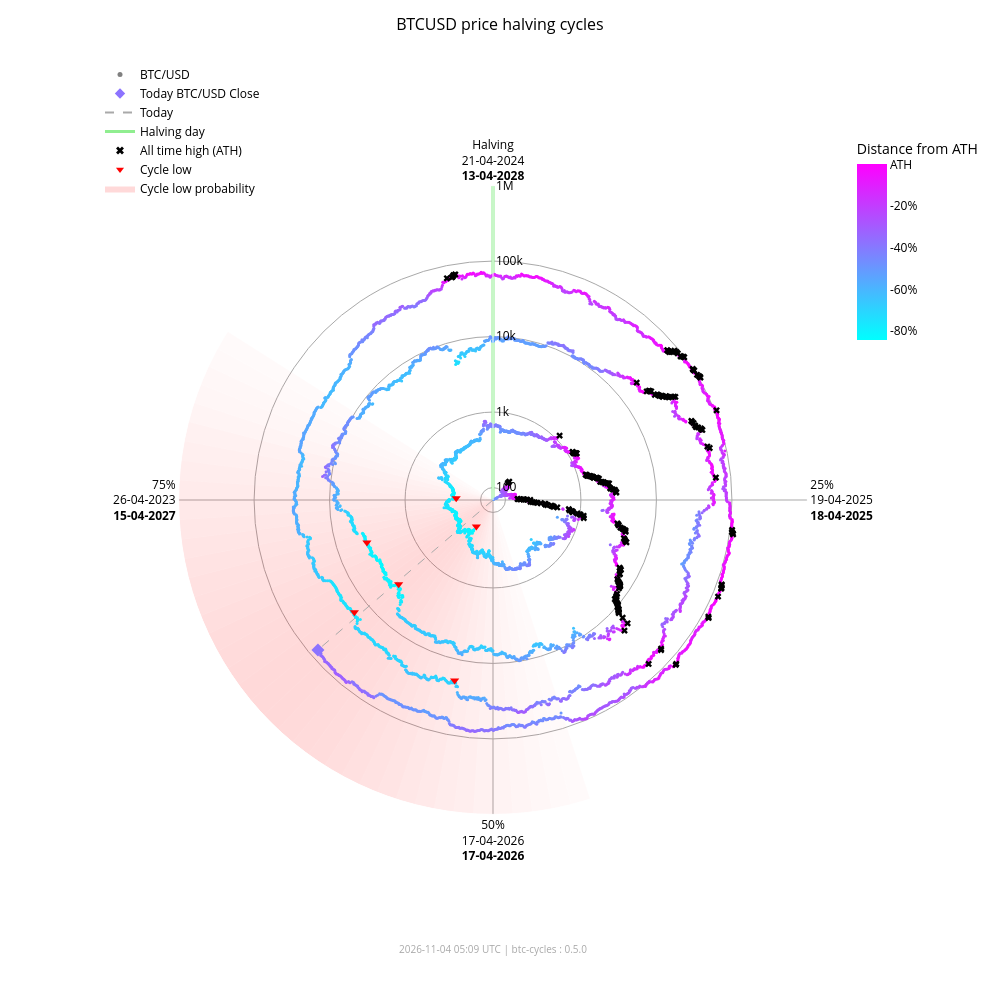

Source (notebook cell):
### Markdown cell above
### Interactive chart (plotly)

### Code cell
fig_interactive = btc.plot(
    kind="interactive",
    from_date="2012-11-28",
)
# plotly config for interactivity
config = {"scrollZoom": True, "displayModeBar": True}
# display in notebook
fig_interactive.show(config=config)

### Figure 1 — Plotly figure (JSON) as saved in the notebook; plotly's stock layout.template omitted (floating-point values rounded to 4 significant figures; data arrays with more than 128 entries replaced by an {"elided": "..."} marker saying what was removed)
{"data": [{"fill": "toself", "fillcolor": "rgba(255,0,0,0.018306980149439524)", "hoverinfo": "skip", "line": {"width": 0}, "mode": "lines", "r": [68.43, 1000000, 1000000, 68.43, 68.43], "showlegend": false, "theta": [162.0, 162.0, 165.6, 165.6, 162.0], "type": "scatterpolar"}, {"fill": "toself", "fillcolor": "rgba(255,0,0,0.02405911634527998)", "hoverinfo": "skip", "line": {"width": 0}, "mode": "lines", "r": [68.43, 1000000, 1000000, 68.43, 68.43], "showlegend": false, "theta": [165.6, 165.6, 169.2, 169.2, 165.6], "type": "scatterpolar"}, {"fill": "toself", "fillcolor": "rgba(255,0,0,0.030803449372254352)", "hoverinfo": "skip", "line": {"width": 0}, "mode": "lines", "r": [68.43, 1000000, 1000000, 68.43, 68.43], "showlegend": false, "theta": [169.2, 169.2, 172.8, 172.8, 169.2], "type": "scatterpolar"}, {"fill": "toself", "fillcolor": "rgba(255,0,0,0.03847233586005252)", "hoverinfo": "skip", "line": {"width": 0}, "mode": "lines", "r": [68.43, 1000000, 1000000, 68.43, 68.43], "showlegend": false, "theta": [172.8, 172.8, 176.4, 176.4, 172.8], "type": "scatterpolar"}, {"fill": "toself", "fillcolor": "rgba(255,0,0,0.04694405159551339)", "hoverinfo": "skip", "line": {"width": 0}, "mode": "lines", "r": [68.43, 1000000, 1000000, 68.43, 68.43], "showlegend": false, "theta": [176.4, 176.4, 180.0, 180.0, 176.4], "type": "scatterpolar"}, {"fill": "toself", "fillcolor": "rgba(255,0,0,0.05605603979818329)", "hoverinfo": "skip", "line": {"width": 0}, "mode": "lines", "r": [68.43, 1000000, 1000000, 68.43, 68.43], "showlegend": false, "theta": [180.0, 180.0, 183.6, 183.6, 180.0], "type": "scatterpolar"}, {"fill": "toself", "fillcolor": "rgba(255,0,0,0.06562330627802694)", "hoverinfo": "skip", "line": {"width": 0}, "mode": "lines", "r": [68.43, 1000000, 1000000, 68.43, 68.43], "showlegend": false, "theta": [183.6, 183.6, 187.2, 187.2, 183.6], "type": "scatterpolar"}, {"fill": "toself", "fillcolor": "rgba(255,0,0,0.07545707932574237)", "hoverinfo": "skip", "line": {"width": 0}, "mode": "lines", "r": [68.43, 1000000, 1000000, 68.43, 68.43], "showlegend": false, "theta": [187.2, 187.2, 190.8, 190.8, 187.2], "type": "scatterpolar"}, {"fill": "toself", "fillcolor": "rgba(255,0,0,0.08537841060169407)", "hoverinfo": "skip", "line": {"width": 0}, "mode": "lines", "r": [68.43, 1000000, 1000000, 68.43, 68.43], "showlegend": false, "theta": [190.8, 190.8, 194.4, 194.4, 190.8], "type": "scatterpolar"}, {"fill": "toself", "fillcolor": "rgba(255,0,0,0.09522272137134848)", "hoverinfo": "skip", "line": {"width": 0}, "mode": "lines", "r": [68.43, 1000000, 1000000, 68.43, 68.43], "showlegend": false, "theta": [194.4, 194.4, 198.0, 198.0, 194.4], "type": "scatterpolar"}, {"fill": "toself", "fillcolor": "rgba(255,0,0,0.10483418800389058)", "hoverinfo": "skip", "line": {"width": 0}, "mode": "lines", "r": [68.43, 1000000, 1000000, 68.43, 68.43], "showlegend": false, "theta": [198.0, 198.0, 201.6, 201.6, 198.0], "type": "scatterpolar"}, {"fill": "toself", "fillcolor": "rgba(255,0,0,0.11405248627197925)", "hoverinfo": "skip", "line": {"width": 0}, "mode": "lines", "r": [68.43, 1000000, 1000000, 68.43, 68.43], "showlegend": false, "theta": [201.6, 201.6, 205.2, 205.2, 201.6], "type": "scatterpolar"}, {"fill": "toself", "fillcolor": "rgba(255,0,0,0.12269756305009562)", "hoverinfo": "skip", "line": {"width": 0}, "mode": "lines", "r": [68.43, 1000000, 1000000, 68.43, 68.43], "showlegend": false, "theta": [205.2, 205.2, 208.8, 208.8, 205.2], "type": "scatterpolar"}, {"fill": "toself", "fillcolor": "rgba(255,0,0,0.13055959037792858)", "hoverinfo": "skip", "line": {"width": 0}, "mode": "lines", "r": [68.43, 1000000, 1000000, 68.43, 68.43], "showlegend": false, "theta": [208.8, 208.8, 212.4, 212.4, 208.8], "type": "scatterpolar"}, {"fill": "toself", "fillcolor": "rgba(255,0,0,0.13740037014073872)", "hoverinfo": "skip", "line": {"width": 0}, "mode": "lines", "r": [68.43, 1000000, 1000000, 68.43, 68.43], "showlegend": false, "theta": [212.4, 212.4, 216.0, 216.0, 212.4], "type": "scatterpolar"}, {"fill": "toself", "fillcolor": "rgba(255,0,0,0.14296927208088228)", "hoverinfo": "skip", "line": {"width": 0}, "mode": "lines", "r": [68.43, 1000000, 1000000, 68.43, 68.43], "showlegend": false, "theta": [216.0, 216.0, 219.6, 219.6, 216.0], "type": "scatterpolar"}, {"fill": "toself", "fillcolor": "rgba(255,0,0,0.14703219887325494)", "hoverinfo": "skip", "line": {"width": 0}, "mode": "lines", "r": [68.43, 1000000, 1000000, 68.43, 68.43], "showlegend": false, "theta": [219.6, 219.6, 223.2, 223.2, 219.6], "type": "scatterpolar"}, {"fill": "toself", "fillcolor": "rgba(255,0,0,0.14940752827264187)", "hoverinfo": "skip", "line": {"width": 0}, "mode": "lines", "r": [68.43, 1000000, 1000000, 68.43, 68.43], "showlegend": false, "theta": [223.2, 223.2, 226.8, 226.8, 223.2], "type": "scatterpolar"}, {"fill": "toself", "fillcolor": "rgba(255,0,0,0.15)", "hoverinfo": "skip", "line": {"width": 0}, "mode": "lines", "r": [68.43, 1000000, 1000000, 68.43, 68.43], "showlegend": false, "theta": [226.8, 226.8, 230.4, 230.4, 226.8], "type": "scatterpolar"}, {"fill": "toself", "fillcolor": "rgba(255,0,0,0.14882314851976614)", "hoverinfo": "skip", "line": {"width": 0}, "mode": "lines", "r": [68.43, 1000000, 1000000, 68.43, 68.43], "showlegend": false, "theta": [230.4, 230.4, 234.0, 234.0, 230.4], "type": "scatterpolar"}, {"fill": "toself", "fillcolor": "rgba(255,0,0,0.14600334989350275)", "hoverinfo": "skip", "line": {"width": 0}, "mode": "lines", "r": [68.43, 1000000, 1000000, 68.43, 68.43], "showlegend": false, "theta": [234.0, 234.0, 237.6, 237.6, 234.0], "type": "scatterpolar"}, {"fill": "toself", "fillcolor": "rgba(255,0,0,0.14176315293000513)", "hoverinfo": "skip", "line": {"width": 0}, "mode": "lines", "r": [68.43, 1000000, 1000000, 68.43, 68.43], "showlegend": false, "theta": [237.6, 237.6, 241.2, 241.2, 237.6], "type": "scatterpolar"}, {"fill": "toself", "fillcolor": "rgba(255,0,0,0.1363869302869166)", "hoverinfo": "skip", "line": {"width": 0}, "mode": "lines", "r": [68.43, 1000000, 1000000, 68.43, 68.43], "showlegend": false, "theta": [241.2, 241.2, 244.8, 244.8, 241.2], "type": "scatterpolar"}, {"fill": "toself", "fillcolor": "rgba(255,0,0,0.13017643696734477)", "hoverinfo": "skip", "line": {"width": 0}, "mode": "lines", "r": [68.43, 1000000, 1000000, 68.43, 68.43], "showlegend": false, "theta": [244.8, 244.8, 248.4, 248.4, 244.8], "type": "scatterpolar"}, {"fill": "toself", "fillcolor": "rgba(255,0,0,0.1234063302665758)", "hoverinfo": "skip", "line": {"width": 0}, "mode": "lines", "r": [68.43, 1000000, 1000000, 68.43, 68.43], "showlegend": false, "theta": [248.4, 248.4, 252.0, 252.0, 248.4], "type": "scatterpolar"}, {"fill": "toself", "fillcolor": "rgba(255,0,0,0.11628949020714345)", "hoverinfo": "skip", "line": {"width": 0}, "mode": "lines", "r": [68.43, 1000000, 1000000, 68.43, 68.43], "showlegend": false, "theta": [252.0, 252.0, 255.6, 255.6, 252.0], "type": "scatterpolar"}, {"fill": "toself", "fillcolor": "rgba(255,0,0,0.108959277972535)", "hoverinfo": "skip", "line": {"width": 0}, "mode": "lines", "r": [68.43, 1000000, 1000000, 68.43, 68.43], "showlegend": false, "theta": [255.6, 255.6, 259.2, 259.2, 255.6], "type": "scatterpolar"}, {"fill": "toself", "fillcolor": "rgba(255,0,0,0.1014715299920515)", "hoverinfo": "skip", "line": {"width": 0}, "mode": "lines", "r": [68.43, 1000000, 1000000, 68.43, 68.43], "showlegend": false, "theta": [259.2, 259.2, 262.8, 262.8, 259.2], "type": "scatterpolar"}, {"fill": "toself", "fillcolor": "rgba(255,0,0,0.09382430417652897)", "hoverinfo": "skip", "line": {"width": 0}, "mode": "lines", "r": [68.43, 1000000, 1000000, 68.43, 68.43], "showlegend": false, "theta": [262.8, 262.8, 266.4, 266.4, 262.8], "type": "scatterpolar"}, {"fill": "toself", "fillcolor": "rgba(255,0,0,0.08598937207621672)", "hoverinfo": "skip", "line": {"width": 0}, "mode": "lines", "r": [68.43, 1000000, 1000000, 68.43, 68.43], "showlegend": false, "theta": [266.4, 266.4, 270.0, 270.0, 266.4], "type": "scatterpolar"}, {"fill": "toself", "fillcolor": "rgba(255,0,0,0.07794710108398434)", "hoverinfo": "skip", "line": {"width": 0}, "mode": "lines", "r": [68.43, 1000000, 1000000, 68.43, 68.43], "showlegend": false, "theta": [270.0, 270.0, 273.6, 273.6, 270.0], "type": "scatterpolar"}, {"fill": "toself", "fillcolor": "rgba(255,0,0,0.06971614429145927)", "hoverinfo": "skip", "line": {"width": 0}, "mode": "lines", "r": [68.43, 1000000, 1000000, 68.43, 68.43], "showlegend": false, "theta": [273.6, 273.6, 277.2, 277.2, 273.6], "type": "scatterpolar"}, {"fill": "toself", "fillcolor": "rgba(255,0,0,0.061371174705723626)", "hoverinfo": "skip", "line": {"width": 0}, "mode": "lines", "r": [68.43, 1000000, 1000000, 68.43, 68.43], "showlegend": false, "theta": [277.2, 277.2, 280.8, 280.8, 277.2], "type": "scatterpolar"}, {"fill": "toself", "fillcolor": "rgba(255,0,0,0.05304520605236535)", "hoverinfo": "skip", "line": {"width": 0}, "mode": "lines", "r": [68.43, 1000000, 1000000, 68.43, 68.43], "showlegend": false, "theta": [280.8, 280.8, 284.4, 284.4, 280.8], "type": "scatterpolar"}, {"fill": "toself", "fillcolor": "rgba(255,0,0,0.044916938988340704)", "hoverinfo": "skip", "line": {"width": 0}, "mode": "lines", "r": [68.43, 1000000, 1000000, 68.43, 68.43], "showlegend": false, "theta": [284.4, 284.4, 288.0, 288.0, 284.4], "type": "scatterpolar"}, {"fill": "toself", "fillcolor": "rgba(255,0,0,0.0371870550186571)", "hoverinfo": "skip", "line": {"width": 0}, "mode": "lines", "r": [68.43, 1000000, 1000000, 68.43, 68.43], "showlegend": false, "theta": [288.0, 288.0, 291.6, 291.6, 288.0], "type": "scatterpolar"}, {"fill": "toself", "fillcolor": "rgba(255,0,0,0.030049603184432498)", "hoverinfo": "skip", "line": {"width": 0}, "mode": "lines", "r": [68.43, 1000000, 1000000, 68.43, 68.43], "showlegend": false, "theta": [291.6, 291.6, 295.2, 295.2, 291.6], "type": "scatterpolar"}, {"fill": "toself", "fillcolor": "rgba(255,0,0,0.023665126797805223)", "hoverinfo": "skip", "line": {"width": 0}, "mode": "lines", "r": [68.43, 1000000, 1000000, 68.43, 68.43], "showlegend": false, "theta": [295.2, 295.2, 298.8, 298.8, 295.2], "type": "scatterpolar"}, {"fill": "toself", "fillcolor": "rgba(255,0,0,0.018141004067302662)", "hoverinfo": "skip", "line": {"width": 0}, "mode": "lines", "r": [68.43, 1000000, 1000000, 68.43, 68.43], "showlegend": false, "theta": [298.8, 298.8, 302.4, 302.4, 298.8], "type": "scatterpolar"}, {"hoverinfo": "skip", "line": {"color": "darkgrey", "dash": "dash", "width": 1}, "mode": "lines", "r": [68.43, 77350.0], "showlegend": false, "theta": [229.4, 229.4], "type": "scatterpolar"}, {"hoverinfo": "skip", "line": {"color": "lightgreen", "width": 3}, "mode": "lines", "r": [68.43, 1000000], "showlegend": false, "theta": [0, 0], "type": "scatterpolar"}, {"hoverinfo": "text", "marker": {"color": {"elided": "4939 str values"}, "size": 3}, "mode": "markers", "r": {"elided": "4939 float values"}, "showlegend": false, "text": {"elided": "4939 str values"}, "theta": {"elided": "4939 float values"}, "type": "scatterpolar"}, {"hoverinfo": "text", "marker": {"color": "#8c73ff", "size": 10, "symbol": "diamond"}, "mode": "markers", "r": [77350.0], "showlegend": false, "text": ["Today<br>Date: 2026-11-03<br>Price: $77,345.05"], "theta": [229.4], "type": "scatterpolar"}, {"hoverinfo": "text", "marker": {"color": "black", "size": 6, "symbol": "x"}, "mode": "markers", "r": {"elided": "182 float values"}, "showlegend": false, "text": {"elided": "182 str values"}, "theta": {"elided": "182 float values"}, "type": "scatterpolar"}, {"hoverinfo": "text", "marker": {"color": "red", "size": 8, "symbol": "triangle-down"}, "mode": "markers", "r": [178.1, 210.5, 3237.0, 3961.0, 19020.0, 15790.0], "showlegend": false, "text": ["Cycle Low<br>Date: 2015-01-14<br>Price: $178.10<br>ATH distance: -84.5%", "Cycle Low<br>Date: 2015-08-24<br>Price: $210.49<br>ATH distance: -81.7%", "Cycle Low<br>Date: 2018-12-15<br>Price: $3,236.76<br>ATH distance: -83.4%", "Cycle Low<br>Date: 2019-03-15<br>Price: $3,960.91<br>ATH distance: -79.7%", "Cycle Low<br>Date: 2022-06-18<br>Price: $19,017.64<br>ATH distance: -71.9%", "Cycle Low<br>Date: 2022-11-21<br>Price: $15,787.28<br>ATH distance: -76.6%"], "theta": [212.1, 272.7, 228.3, 251.4, 192.0, 231.0], "type": "scatterpolar"}, {"marker": {"color": "grey", "size": 5}, "mode": "markers", "name": "BTC/USD", "r": [null], "theta": [null], "type": "scatterpolar"}, {"marker": {"color": "#8c73ff", "size": 8, "symbol": "diamond"}, "mode": "markers", "name": "Today BTC/USD Close", "r": [null], "theta": [null], "type": "scatterpolar"}, {"line": {"color": "darkgrey", "dash": "dash"}, "mode": "lines", "name": "Today", "r": [null], "theta": [null], "type": "scatterpolar"}, {"line": {"color": "lightgreen", "width": 3}, "mode": "lines", "name": "Halving day", "r": [null], "theta": [null], "type": "scatterpolar"}, {"marker": {"color": "black", "size": 7, "symbol": "x"}, "mode": "markers", "name": "All time high (ATH)", "r": [null], "theta": [null], "type": "scatterpolar"}, {"marker": {"color": "red", "size": 7, "symbol": "triangle-down"}, "mode": "markers", "name": "Cycle low", "r": [null], "theta": [null], "type": "scatterpolar"}, {"fill": "toself", "fillcolor": "rgba(255,0,0,0.15)", "line": {"width": 0}, "mode": "lines", "name": "Cycle low probability", "r": [null], "theta": [null], "type": "scatterpolar"}, {"hoverinfo": "skip", "marker": {"cmax": 0, "cmin": -0.8453, "color": [0], "colorbar": {"len": 0.25, "ticktext": ["ATH", "-20%", "-40%", "-60%", "-80%", "-100%"], "tickvals": [0, -0.2, -0.4, -0.6, -0.8, -1.0], "title": {"text": "Distance from ATH"}, "x": 0.95, "y": 0.92, "yanchor": "top"}, "colorscale": {"elided": "256x2 mixed values"}, "showscale": true, "size": 0}, "mode": "markers", "r": [null], "showlegend": false, "theta": [null], "type": "scatterpolar"}], "layout": {"annotations": [{"font": {"color": "darkgrey", "size": 10}, "showarrow": false, "text": "2026-11-04 05:09 UTC | btc-cycles : 0.5.0", "x": 0.5, "xref": "paper", "y": -0.02, "yref": "paper"}], "font": {"color": "black"}, "height": 1000, "legend": {"bgcolor": "rgba(0,0,0,0)", "font": {"color": "black"}, "x": 0.0, "y": 1.0}, "margin": {"b": 60, "l": 100, "r": 80, "t": 60}, "paper_bgcolor": "white", "plot_bgcolor": "white", "polar": {"angularaxis": {"color": "black", "direction": "clockwise", "gridcolor": "darkgrey", "rotation": 90, "ticktext": ["Halving<br>21-04-2024<br><b>13-04-2028</b>", "25%<br>19-04-2025<br><b>18-04-2025</b>", "50%<br>17-04-2026<br><b>17-04-2026</b>", "75%<br>26-04-2023<br><b>15-04-2027</b>"], "tickvals": [0, 90, 180, 270]}, "bgcolor": "white", "domain": {"x": [0.1, 0.9], "y": [0.05, 0.95]}, "radialaxis": {"angle": 90, "color": "black", "gridcolor": "darkgrey", "range": [1.835, 6.0], "tickangle": 90, "ticktext": ["100", "1k", "10k", "100k", "1M"], "tickvals": [100, 1000, 10000, 100000, 1000000], "type": "log"}}, "title": {"font": {"color": "black", "size": 16}, "text": "BTCUSD price halving cycles", "x": 0.5}, "width": 1000}}
